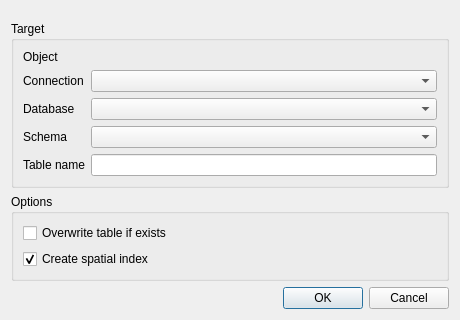
<?xml version="1.0" encoding="UTF-8"?>
<ui version="4.0">
 <class>copy_dialog</class>
 <widget class="QDialog" name="copy_dialog">
  <property name="geometry">
   <rect>
    <x>0</x>
    <y>0</y>
    <width>460</width>
    <height>320</height>
   </rect>
  </property>
  <property name="windowTitle">
   <string>PostGIS Toolbox - Copy to another database</string>
  </property>
  <property name="modal">
   <bool>true</bool>
  </property>
  <layout class="QVBoxLayout" name="verticalLayout">
   <item>
    <widget class="QgsMessageBar" name="bar" native="true"/>
   </item>
   <item>
    <widget class="QGroupBox" name="target_groupbox">
     <property name="title">
      <string>Target</string>
     </property>
     <layout class="QFormLayout" name="form_layout">
      <item row="0" column="0">
       <widget class="QLabel" name="object_label">
        <property name="text">
         <string>Object</string>
        </property>
       </widget>
      </item>
      <item row="0" column="1">
       <widget class="QLabel" name="object_name_label">
        <property name="text">
         <string notr="true"/>
        </property>
       </widget>
      </item>
      <item row="1" column="0">
       <widget class="QLabel" name="connection_label">
        <property name="text">
         <string>Connection</string>
        </property>
       </widget>
      </item>
      <item row="1" column="1">
       <widget class="QComboBox" name="connection_cbbx"/>
      </item>
      <item row="2" column="0">
       <widget class="QLabel" name="database_label">
        <property name="text">
         <string>Database</string>
        </property>
       </widget>
      </item>
      <item row="2" column="1">
       <widget class="QComboBox" name="database_cbbx"/>
      </item>
      <item row="3" column="0">
       <widget class="QLabel" name="schema_label">
        <property name="text">
         <string>Schema</string>
        </property>
       </widget>
      </item>
      <item row="3" column="1">
       <widget class="QComboBox" name="schema_cbbx"/>
      </item>
      <item row="4" column="0">
       <widget class="QLabel" name="name_label">
        <property name="text">
         <string>Table name</string>
        </property>
       </widget>
      </item>
      <item row="4" column="1">
       <widget class="QLineEdit" name="name_lineedit"/>
      </item>
     </layout>
    </widget>
   </item>
   <item>
    <widget class="QGroupBox" name="options_groupbox">
     <property name="title">
      <string>Options</string>
     </property>
     <layout class="QVBoxLayout" name="options_layout">
      <item>
       <widget class="QCheckBox" name="overwrite_chkbox">
        <property name="text">
         <string>Overwrite table if exists</string>
        </property>
       </widget>
      </item>
      <item>
       <widget class="QCheckBox" name="index_chkbox">
        <property name="text">
         <string>Create spatial index</string>
        </property>
        <property name="checked">
         <bool>true</bool>
        </property>
       </widget>
      </item>
     </layout>
    </widget>
   </item>
   <item>
    <widget class="QDialogButtonBox" name="button_box">
     <property name="standardButtons">
      <set>QDialogButtonBox::Cancel|QDialogButtonBox::Ok</set>
     </property>
    </widget>
   </item>
  </layout>
 </widget>
 <customwidgets>
  <customwidget>
   <class>QgsMessageBar</class>
   <extends>QWidget</extends>
   <header>qgsmessagebar.h</header>
   <container>1</container>
  </customwidget>
 </customwidgets>
 <resources/>
 <connections>
  <connection>
   <sender>button_box</sender>
   <signal>rejected()</signal>
   <receiver>copy_dialog</receiver>
   <slot>reject()</slot>
  </connection>
 </connections>
</ui>
